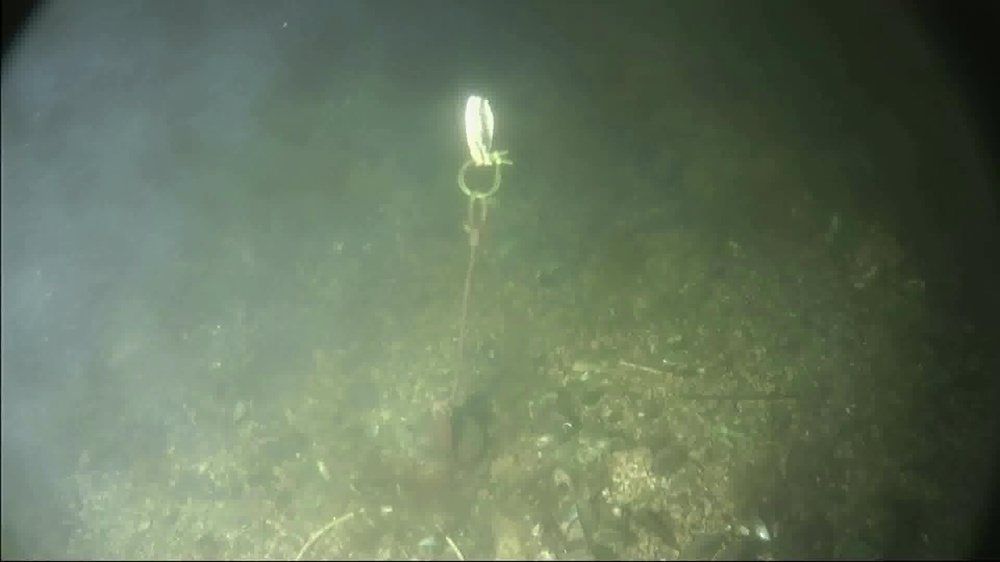
#> input picture Image Processing/image.jpg, 1000 x 562 px, shrunk from 1920 x 1080 before the run
$ jupyter execute open-cv.ipynb
#> lines starting #> are read from the running program, lines starting #| are printed output that depends on the picture; after the words box and inside, x2 and y2 are one past the last pixel; in counts of white or black regions, pixels touching at a corner belong together
[cell 1]
import numpy as np
import matplotlib.pyplot as plt
import cv2

[cell 2]
img = cv2.imread('image.jpg')
#> img is the input picture: shape (562, 1000, 3); mean B, G, R 92.8, 115.9, 100.5
img = cv2.cvtColor(img, cv2.COLOR_BGR2RGB)

[cell 3]
plt.imshow(img)
plt.axis('off')

[cell 4]
kernel = np.ones((13,13), np.float32) / np.square(13)
blur = cv2.filter2D(img, -1, kernel)
plt.imshow(blur)
plt.axis('off')
plt.show()

[cell 5]
blur = cv2.blur(img, (13,13))
plt.imshow(blur)
plt.axis('off')
plt.show()

[cell 6]
blur = cv2.GaussianBlur(img, (13,13), sigmaX=13, sigmaY=13) # 13 is the sigmaX, which controls the amount of blur. A higher value will result in a blurrier image.
plt.imshow(blur)
plt.axis('off')
plt.show()

[cell 7]
blur = cv2.bilateralFilter(img, d=13, sigmaColor=75, sigmaSpace=75)
plt.imshow(blur)
plt.axis('off')
plt.show()

[cell 8]
blur = cv2.medianBlur(img, 13)
plt.imshow(blur)
plt.axis('off')
plt.show()

[cell 9]
edge_detection = cv2.Canny(img, 50, 200) # used for edge detection. The first parameter is the input image, the second parameter is the lower threshold for the hysteresis procedure, and the third parameter is the upper threshold for the hysteresis procedure.
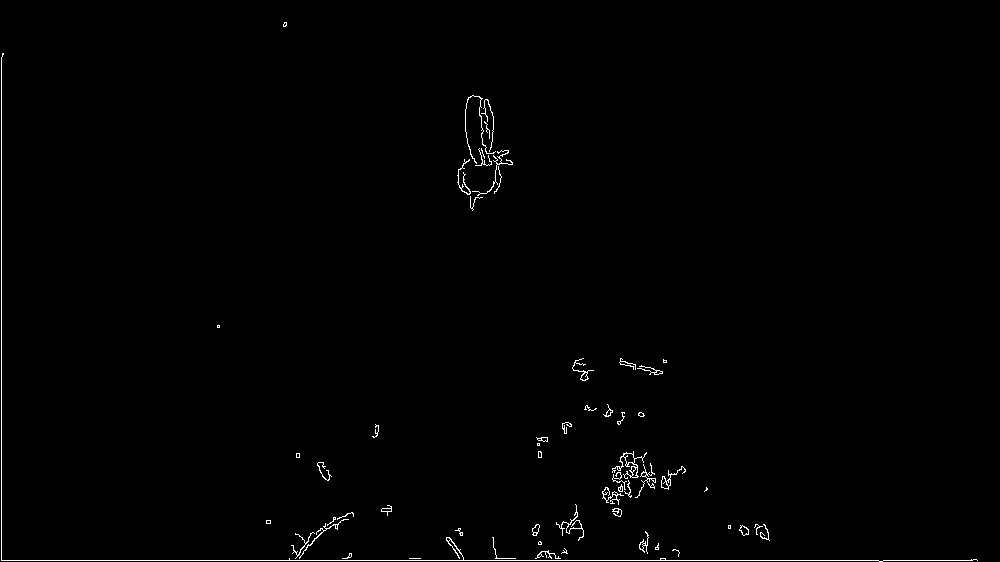
#> edge_detection: shape (562, 1000); 0.76% white in thin lines or dots
plt.imshow(edge_detection, cmap='gray')
plt.axis('off')
plt.show()

[cell 10]
cv2.imshow('Image', img)
cv2.waitKey(0)
cv2.destroyAllWindows()

[cell 11]
import numpy as np
import cv2
img = cv2.imread('image.jpg')
hsv_img = cv2.cvtColor(img, cv2.COLOR_BGR2HSV)
#> hsv_img: shape (562, 1000, 3); mean H, S, V 54.4, 61.8, 115.9
cv2.namedWindow("Trackbars")
cv2.createTrackbar("Lower Hue", "Trackbars", 0, 179, lambda x: None)
#> slider 'Lower Hue' is set to 35
cv2.createTrackbar("Lower Saturation", "Trackbars", 0, 255, lambda x: None)
#> slider 'Lower Saturation' is set to 51
cv2.createTrackbar("Lower Value", "Trackbars", 0, 255, lambda x: None)
#> slider 'Lower Value' is set to 51
cv2.createTrackbar("Upper Hue", "Trackbars", 179, 179, lambda x: None)
cv2.createTrackbar("Upper Saturation", "Trackbars", 255, 255, lambda x: None)
cv2.createTrackbar("Upper Value", "Trackbars", 255, 255, lambda x: None)
while True:
    lower_hue = cv2.getTrackbarPos("Lower Hue", "Trackbars")
    lower_saturation = cv2.getTrackbarPos("Lower Saturation", "Trackbars")
    lower_value = cv2.getTrackbarPos("Lower Value", "Trackbars")
    upper_hue = cv2.getTrackbarPos("Upper Hue", "Trackbars")
    upper_saturation = cv2.getTrackbarPos("Upper Saturation", "Trackbars")
    upper_value = cv2.getTrackbarPos("Upper Value", "Trackbars")

    lower_bound = np.array([lower_hue, lower_saturation, lower_value])
    upper_bound = np.array([upper_hue, upper_saturation, upper_value])

    mask = cv2.inRange(hsv_img, lower_bound, upper_bound)
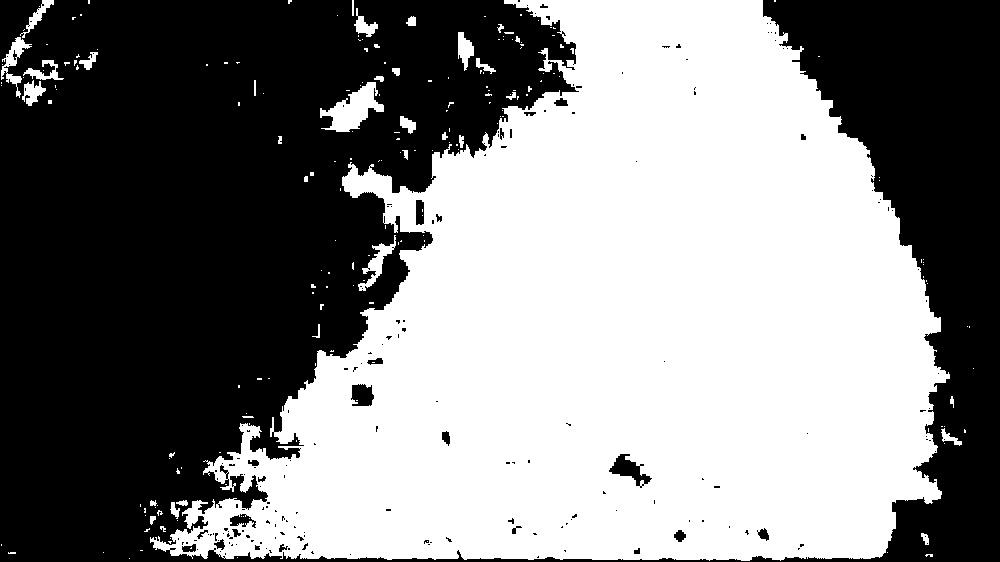
#> mask: shape (562, 1000); 51% white; 188 black regions (163 under 20 px), largest, box (x1, y1, x2, y2) and area: (0, 0, 1000, 562) 272161, (609, 454, 652, 488) 584, (351, 384, 374, 406) 402
    result = cv2.bitwise_and(img, img, mask=mask)
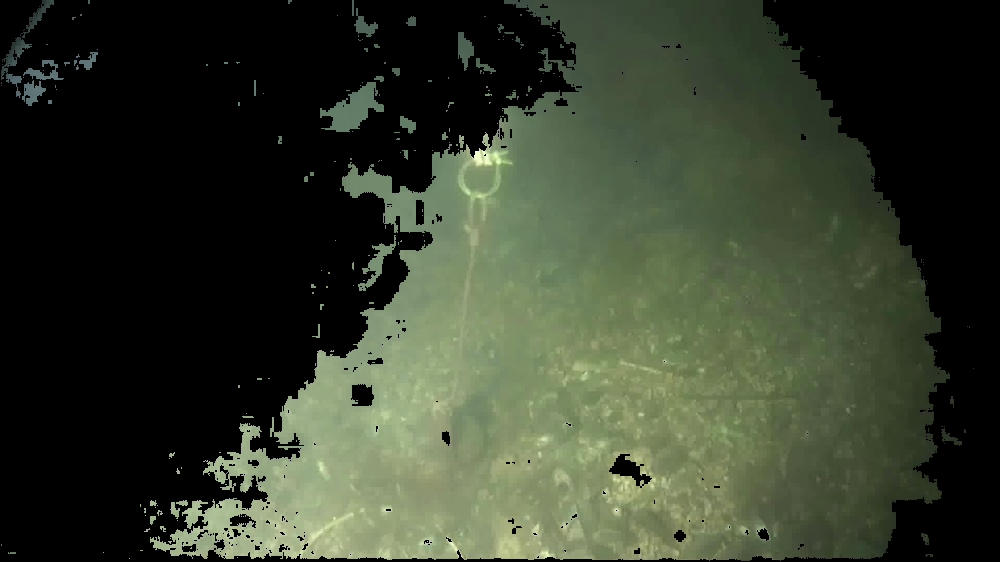
#> result: shape (562, 1000, 3); mean B, G, R 43.8, 60.3, 52.9

    cv2.imshow("Result", result)

    if cv2.waitKey(1) & 0xFF == ord('q'):
#> (key q is pressed here)
        break
